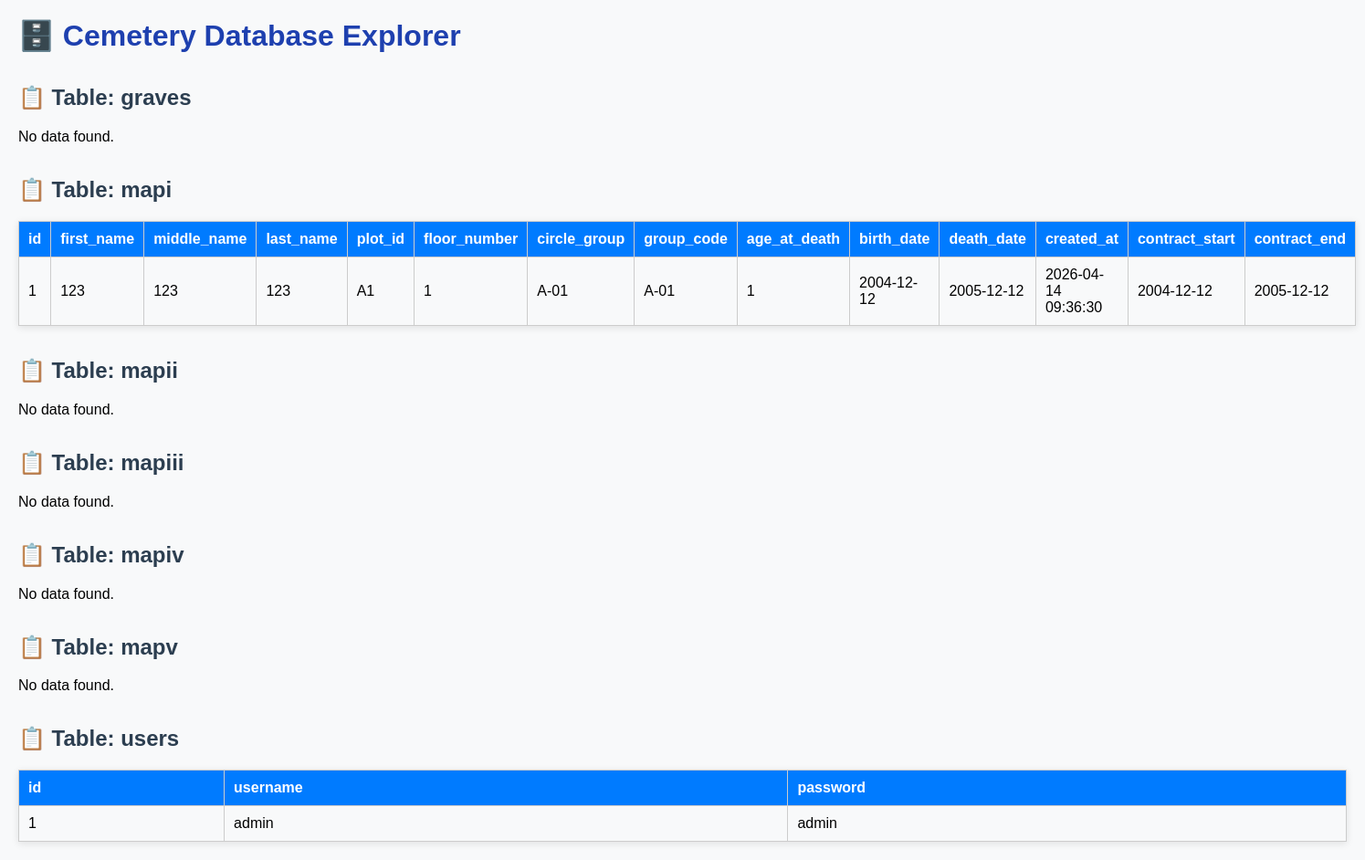
/admin/cdata.php, run on the app's committed database.
### tables this page shows
CREATE TABLE `mapi` (
  `id` int(11) NOT NULL,
  `first_name` varchar(80) NOT NULL,
  `middle_name` varchar(80) DEFAULT NULL,
  `last_name` varchar(80) NOT NULL,
  `plot_id` varchar(10) NOT NULL DEFAULT 'A1',
  `floor_number` tinyint(3) UNSIGNED NOT NULL DEFAULT 1,
  `circle_group` varchar(10) NOT NULL DEFAULT 'A-01',
  `group_code` varchar(10) NOT NULL DEFAULT 'A-01',
  `age_at_death` int(11) NOT NULL,
  `birth_date` date NOT NULL,
  `death_date` date NOT NULL,
  `created_at` timestamp NOT NULL DEFAULT current_timestamp(),
  `contract_start` date DEFAULT NULL,
  `contract_end` date DEFAULT NULL
);

CREATE TABLE `users` (
  `id` int(11) NOT NULL,
  `username` varchar(50) NOT NULL,
  `password` varchar(255) NOT NULL
);

### admin/cdata.php (the view, shortened to what this page needs)
<?php
require_once 'mapi/db_connect.php';
echo "<h1>🗄️ Cemetery Database Explorer</h1>";
$sql = "SHOW TABLES";
$result = $conn->query($sql);
if ($result->num_rows > 0) {
    while ($row = $result->fetch_array()) {
        $table = $row[0];
        echo "<h2>📋 Table: <b>$table</b></h2>";
        $data_sql = "SELECT * FROM `$table` LIMIT 30";
        $data_result = $conn->query($data_sql);
        if ($data_result && $data_result->num_rows > 0) {
            echo "<table>";
            echo "<tr>";
            $fields = $data_result->fetch_fields();
            foreach ($fields as $field) {
                echo "<th>" . htmlspecialchars($field->name) . "</th>";
            }
            echo "</tr>";
            while ($data = $data_result->fetch_assoc()) {
                echo "<tr>";
                foreach ($data as $key => $value) {
                    if ($key === 'is_archived') {
                        $status = ($value == 1) ? "<span class='archived'>ARCHIVED</span>" : "<span class='active'>ACTIVE</span>";
                        echo "<td>" . $status . "</td>";
                    } else {
                        echo "<td>" . htmlspecialchars($value ?? '<i>NULL</i>') . "</td>";
                    }
                }
                echo "</tr>";
            }
            echo "</table>";
        } else {
            echo "<p>No data found.</p>";
        }
    }
} else {
    echo "<p>No tables found in the database.</p>";
}
?>

### admin/cdata.php (style rules this page uses)
h1 { color: #1e40af; }
h2 { color: #2c3e50; margin-top: 35px; }
table { border-collapse: collapse; width: 100%; margin: 15px 0; box-shadow: 0 2px 8px rgba(0,0,0,0.1); }
th, td { border: 1px solid #ccc; padding: 10px; text-align: left; }
th { background: #007bff; color: white; }
tr:nth-child(even) { background: #f8f9fa; }

### data on the page
mapi: id "1", first_name "123", middle_name "123", last_name "123", plot "A1", floor_number "1", circle_group "A-01", group_code "A-01", age_at_death "1", birth_date "2004-12-12", death_date "2005-12-12", created_at "2026-04-14 09:36:30", contract_start "2004-12-12", contract_end "2005-12-12"
users: id "1", username "admin", password "admin"

### other printed values
$table "graves"
$table "mapi"
$field->name "id"
$field->name "first_name"
$field->name "middle_name"
$field->name "last_name"
$field->name "plot_id"
$field->name "floor_number"
$field->name "circle_group"
$field->name "group_code"
$field->name "age_at_death"
$field->name "birth_date"
$field->name "death_date"
$field->name "created_at"
$field->name "contract_start"
